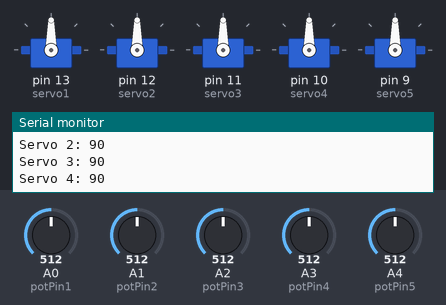
This sketch was run on a simulated Arduino Uno, built with avr-gcc and run on an emulated ATmega328P. Parts: 5 × servo, the last lines printed to the serial monitor. The inputs (shaded band) are chosen by the test bench; at power-on: A0 (potPin1) = 512, A1 (potPin2) = 512, A2 (potPin3) = 512, A3 (potPin4) = 512, A4 (potPin5) = 512.

Above: at 1.2 s.
1.3 s: A0 (potPin1) set to 552
At 2.6 s:
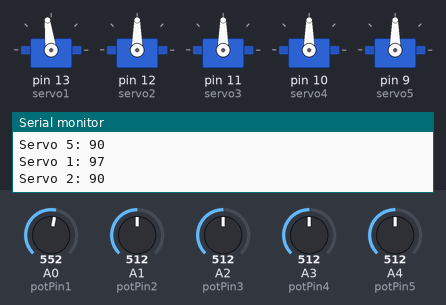
4.3 s: A0 (potPin1) set to 576
At 5.2 s:
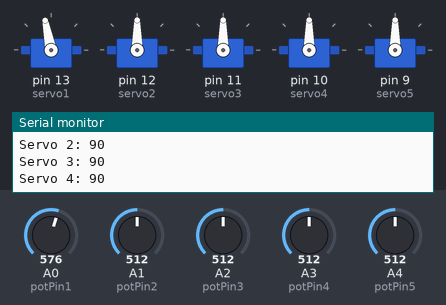
5.8 s: A1 (potPin2) set to 554
At 6.7 s:
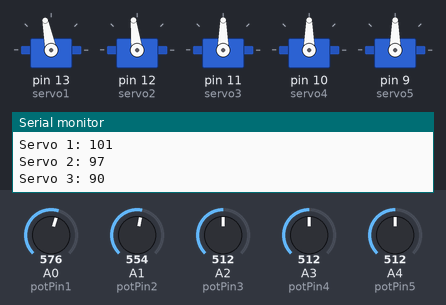
7.3 s: A1 (potPin2) set to 583
At 8.2 s:
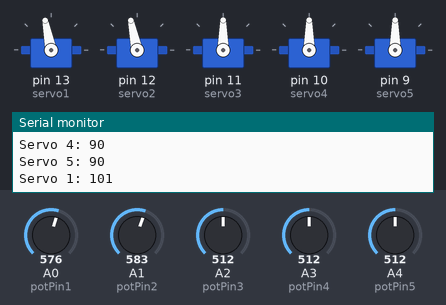
8.8 s: A2 (potPin3) set to 560
At 9.2 s:
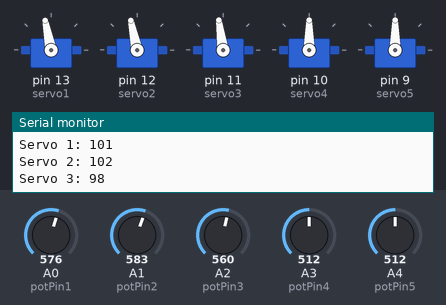
11.8 s: A2 (potPin3) set to 582
At 12.5 s:
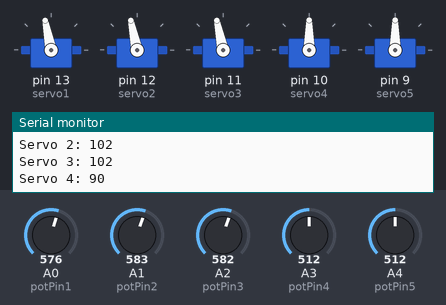
Timing chart, 0 to 14.3 s (numbered marks = the images above; inputs shaded):
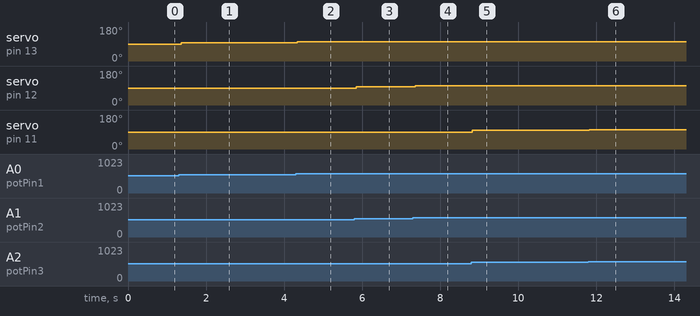

Measured:
- after the input at 1.3 s, servo on pin 13 (servo1): 90° → 97° after 0.06 s
- after the input at 4.3 s, servo on pin 13 (servo1): 97° → 101° at once
- after the input at 5.8 s, servo on pin 12 (servo2): 90° → 97° after 0.05 s
- after the input at 7.3 s, servo on pin 12 (servo2): 97° → 102° after 0.06 s
- after the input at 8.8 s, servo on pin 11 (servo3): 90° → 98° at once
- after the input at 11.8 s, servo on pin 11 (servo3): 98° → 102° at once

The sketch:

Codigo_Brazo.ino
```cpp
#include <Servo.h>

Servo servo1;
Servo servo2;
Servo servo3;
Servo servo4;
Servo servo5;

int potPin1 = A0;
int potPin2 = A1;
int potPin3 = A2;
int potPin4 = A3;
int potPin5 =A4;

int potValue1;
int potValue2;
int potValue3;
int potValue4;
int potValue5;

int stablePotRead(int potPin) {
  int total = 0;

  for (int i = 0; i < 10; i++) {
    total += analogRead(potPin);

  }
  return total / 10;
}

void setup() {

  servo1.attach(13);
  servo2.attach(12);
  servo3.attach(11);
  servo4.attach(10);
  servo5.attach(9);

  Serial.begin(9600);

  servo1.write(90);
  servo2.write(90);
  servo3.write(90);
  servo4.write(90);
  servo5.write(90);


}

void loop() {

  potValue1 = stablePotRead(potPin1);
  potValue2 = stablePotRead(potPin2);
  potValue3 = stablePotRead(potPin3);
  potValue4 = stablePotRead(potPin4);
  potValue5 = stablePotRead(potPin5);


  int servoPos1 = map(potValue1, 0, 1023, 0, 180);
  int servoPos2 = map(potValue2, 0, 1023, 0, 180);
  int servoPos3 = map(potValue3, 0, 1023, 0, 180);
  int servoPos4 = map(potValue4, 0, 1023, 0, 180);
  int servoPos5 = map(potValue5, 0, 1023, 0, 180);

  servo1.write(servoPos1);
  servo2.write(servoPos2);
  servo3.write(servoPos3);
  servo4.write(servoPos4);
  servo5.write(servoPos5);

  Serial.print("Servo 1: "); Serial.println(servoPos1);
  Serial.print("Servo 2: "); Serial.println(servoPos2);
  Serial.print("Servo 3: "); Serial.println(servoPos3);
  Serial.print("Servo 4: "); Serial.println(servoPos4);
  Serial.print("Servo 5: "); Serial.println(servoPos5);


}
```
